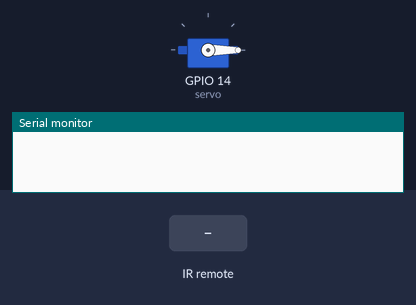
A sketch run on a simulated ESP8266 (NodeMCU). Shown: servo, the last lines printed to the serial monitor. The test bench sets the inputs (shaded band).

Above: at 1.2 s.
1.3 s: infrared code 0xFFA857 received
At 2.4 s:
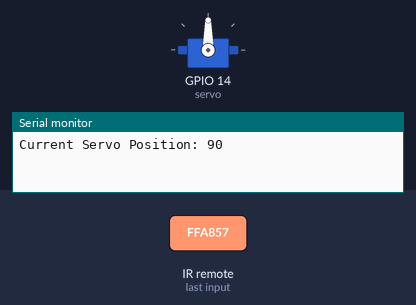
2.8 s: infrared code 0xFFA857 received
At 3.6 s:
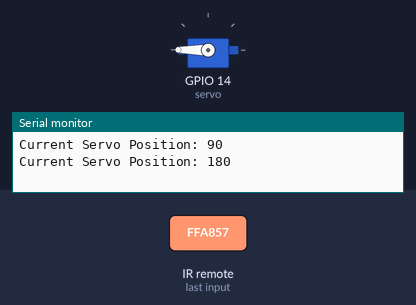
4.3 s: infrared code 0xFFC23D received
At 4.8 s:
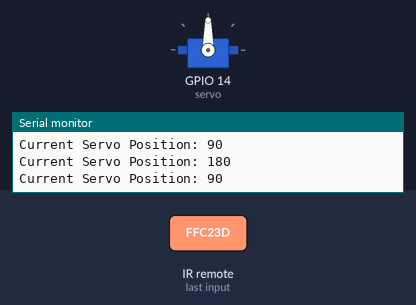
5.8 s: infrared code 0xFF6897 received
At 7.2 s:
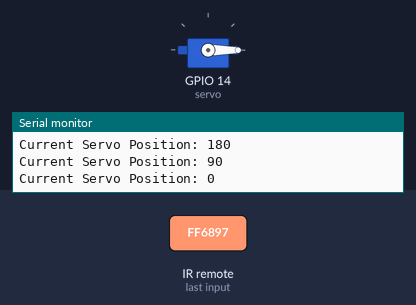
Timing chart, 0 to 8.3 s (numbered marks = the images above; inputs shaded):
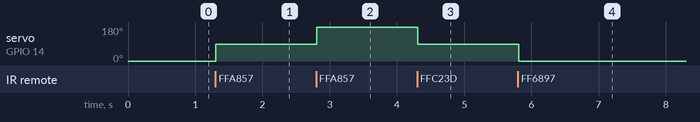

The sketch:

ServoControlWithIR.ino
```cpp
#include <Arduino.h>
#include <IRremoteESP8266.h>
#include <IRrecv.h>
#include <IRutils.h>
#include <Servo.h> // Servo library

// All known motor command states
#define UNKNOWN_MOTOR_CMD   -1
#define MIN_MOTOR_POSITION  0
#define MAX_MOTOR_POSITION  180
#define MOTOR_ROTATE_RIGHT  90
#define MOTOR_ROTATE_LEFT   -90

// An IR detector/demodulator is connected to GPIO pin 5 (D1 on a NodeMCU board).
// Note: GPIO 16 won't work on the ESP8266 as it does not have interrupts.
#define IR_RECEIVER_PIN 5

IRrecv irrecv(IR_RECEIVER_PIN);

decode_results results;

Servo servo;

// Servo Motor position
unsigned int currentServoPosition = 0;

// A simple no operation function that does nothing
void noop() {}

void changeServoMotorPositionToMinimumPosition(void) {
  currentServoPosition = MIN_MOTOR_POSITION;
}

// Increment the motor position by 90
void servoMotorPositionIncrement(void) {
  // Do nothing if the servo is already at max position
  if (currentServoPosition == MAX_MOTOR_POSITION)
    return;
  currentServoPosition = (currentServoPosition + 90 <= MAX_MOTOR_POSITION) ? currentServoPosition + 90 : MAX_MOTOR_POSITION;
}

// Decrement the motor position by 90
void servoMotorPositionDecrement(void) {
  // Do nothing if the servo is already at min position
  if (currentServoPosition == MIN_MOTOR_POSITION)
    return;
  currentServoPosition = (currentServoPosition - 90 > MIN_MOTOR_POSITION) ? currentServoPosition - 90 : MIN_MOTOR_POSITION;
}

// Force servo position to zero; if servo is already at position zero then do nothing (noop)
void resetServoMotorPositionToMinimumPosition(void) {
  (currentServoPosition != MIN_MOTOR_POSITION) ? changeServoMotorPositionToMinimumPosition() : noop();
}

// Peforms servo motor action based on the servo command received
void servoMotorCmd(int cmd) {
  // Servo turns right or left direction; Also checks if servo is forced back to zero position
  // Servo performs no operation for unknown commands
  (cmd != UNKNOWN_MOTOR_CMD) ? ((cmd != MOTOR_ROTATE_LEFT) ? ((cmd != MIN_MOTOR_POSITION) ? servoMotorPositionIncrement() : resetServoMotorPositionToMinimumPosition()) : servoMotorPositionDecrement()) : noop();
  // Drive the servo to the given position
  servo.write(currentServoPosition);
}

// Drives the servo to a particular position based on the IR received command
void moveServoMotorByCommand(void) {
  // Perform servo motor commands based on the IR message value
  if (irrecv.decode(&results)) {
    // results.value is uint64_t; print() & println() can't handle printing long longs (uint64_t)
    // Based on the received value the program performs a specific servo motor operation
    switch(results.value) {
      case 0xFFA857:
        servoMotorCmd(MOTOR_ROTATE_RIGHT);
        break;
      case 0xFFC23D:
        servoMotorCmd(MOTOR_ROTATE_LEFT);
        break;
      case 0xFF6897:
        servoMotorCmd(MIN_MOTOR_POSITION);
        break;
      default:
        servoMotorCmd(UNKNOWN_MOTOR_CMD);
        break;
    }
    Serial.println("Current Servo Position: " + String(currentServoPosition)); // for debugging purposes
    irrecv.resume();  // Receive the next value
  }
  delay(100); // some wait time before the next servo command
}

void setup() {
  Serial.begin(115200);
  while (!Serial) { delay(50); } // Wait for the serial connection to be establised.
  servo.attach(14);  // servo attach D3 pin of arduino
  irrecv.enableIRIn();  // Start the receiver
  servo.write(MIN_MOTOR_POSITION); // Force the servo to start at zero position when the micro-controller restarts
}

void loop() {
  moveServoMotorByCommand();
}
```

Measured:
- after the input at 1.3 s, servo on GPIO 14 (servo): 0° → 90° at once
- after the input at 2.8 s, servo on GPIO 14 (servo): 90° → 180° at once
- after the input at 4.3 s, servo on GPIO 14 (servo): 180° → 90° at once
- after the input at 5.8 s, servo on GPIO 14 (servo): 90° → 0° at once
